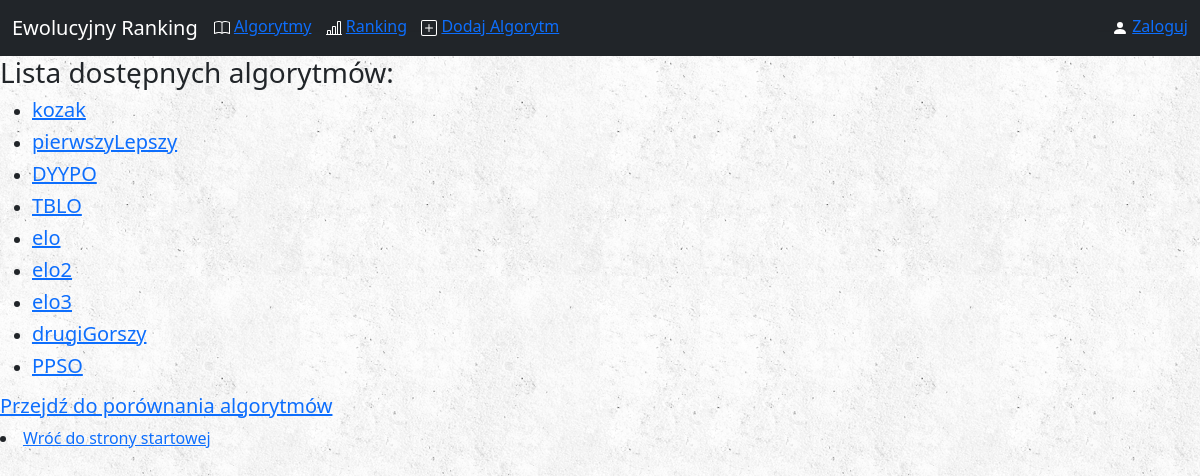
Page /algorithms/ on the committed database.
### algorithms/models.py (models this page shows, shortened)
class Algorithm(models.Model):
    name = models.CharField(max_length = 40, unique = True)
    author = models.CharField(max_length = 30)  # nick użytkownika serwisu
    alg_file = models.FileField(upload_to='zip_files/')
    counted = models.BooleanField(default = False)
    num_of_fun = models.IntegerField(default = 0)
    SE = models.FloatField(default = 0)
    score = models.FloatField(default = 0)

### algorithms/views.py (the view)
# urls.py: path('algorithms/', views.AlgorithmListView.as_view(), name='index'),
class AlgorithmListView(ListView):
    model = Algorithm
    def get_queryset(self):
        return Algorithm.objects.all()

### algorithms/templates/algorithms/algorithm_list.html
{% extends 'algorithms/base.html' %}
{% block body %}
{% if object_list %}
    <h3>Lista dostępnych algorytmów:</h3>
    <ul>
        {% for alg in object_list %}
            <li> <h5><a href="{% url 'algorithms:detail' alg.id %}">{{ alg.name }}</a></h5></li>
        {% endfor %}
    </ul>
{% else %}
    <h3>Nie dodano jeszcze żadnego algorytmu.</h3>
{% endif %}
<h5><a href="{% url 'algorithms:comp' %}" class="forums_link">Przejdź do porównania algorytmów</a></h5>
<li class="visible-xs"><a href="/" class="forums_link">Wróć do strony startowej</a></li>
{% endblock %}

### static/css/style.css (style rules this page uses)
body { background: white url("../images/background.png"); }

### rows in the picture
Algorithm: name "kozak"
Algorithm: name "pierwszyLepszy"
Algorithm: name "DYYPO"
Algorithm: name "TBLO"
Algorithm: name "elo"
Algorithm: name "elo2"
Algorithm: name "elo3"
Algorithm: name "drugiGorszy"
Algorithm: name "PPSO"
